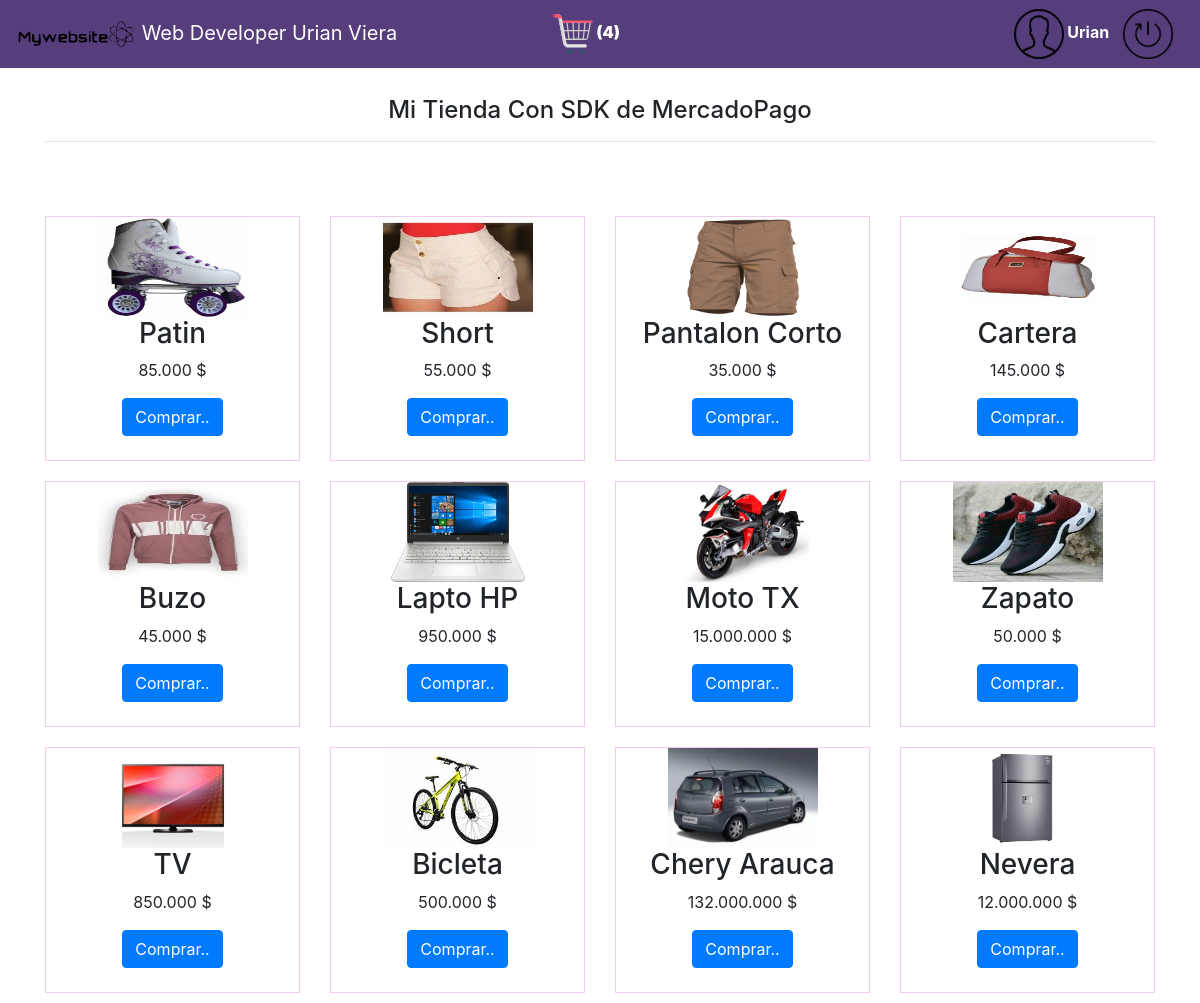
Page /index.php (signed in) on the committed database.
### tables this page shows
CREATE TABLE `productos` (
  `id` int(10) NOT NULL,
  `name` varchar(50) DEFAULT NULL,
  `precio` varchar(50) DEFAULT NULL,
  `imagen` varchar(100) DEFAULT NULL
);

### index.php (the view, shortened to what this page needs)
<?php
include('config.php');
?>
<!DOCTYPE html>
<html>
<head>
    <link rel="stylesheet" href="https://stackpath.bootstrapcdn.com/bootstrap/4.3.1/css/bootstrap.min.css">
</head>
<body>
<nav class="navbar navbar-expand-md navbar-dark bg-dark fixed-top" style="background-color: #563d7c !important;">
  <span class="navbar-brand">
      <img src="img/logo-mywebsite-urian-viera.svg" alt="Web Developer Urian Viera" width="120">
        Web Developer Urian Viera
  </span>
<table style="width: 70%;">
    <tr>
        <th style="text-align: center; width: 45%;">
            <strong id="resp" style="color: #fefefe;">
                <?php
                if (isset($_SESSION['user']) != "") {
                $cod_user =  $_SESSION['cod_user'];
                $Product = ("SELECT SUM( cantidad ) AS cantidaP FROM temporalproducts WHERE cod_user='".$cod_user."' ");
                $MisProducts = mysqli_query($con, $Product);
                $arrayProd = mysqli_fetch_array($MisProducts);
                echo "<a href='MisProduct.php' style='color:#fefefe;'><img src='img/a.svg' style='width: 40px;'> (". ($arrayProd['cantidaP'] + 0 ) .")</a>";
                  }else{
                    echo "<img src='img/a.svg' style='width: 40px;'> ( 0 )";
                } ?>
            </strong>
        </th>
        <th>
            <div style="float: right">
            <?php if (isset($_SESSION['user']) != "") { ?>
            <img src="img/user.png" alt="" style="width: 50px;">
            <span style="color: white"><?php  echo ucwords($_SESSION['user']); ?></span>
            <a href="salir.php" style="padding: 0px 10px;">
                <img src="img/exit.png" alt="" style="width: 50px;">
            </a>
            <?php } ?>
            </div>
        </th>
    </tr>
</table>
</nav>
<br><br>
<div class="container">
<br><br>
<h4 class="text-center">Mi Tienda Con SDK de MercadoPago</h4>
<hr>
<br><br>
<div class="row">
<?php
$ConsultarProduct = ("SELECT * FROM productos ORDER BY id DESC");
$jqueryProduct = mysqli_query($con, $ConsultarProduct);
?>
<?php
while ($Product = mysqli_fetch_array($jqueryProduct)) { ?>
 <div class="col-md-3">
    <div class="thumbnail" style="text-align: center;border: 1px solid #ece; margin: 10px 0px;">
      <img src="<?php echo $Product['imagen']; ?>" id="<?php echo $Product['id']; ?>" alt="..." style="width: 150px; height: 100px;">
      <div class="caption">
        <h3><?php echo $Product['name'];  ?></h3>
        <p>
            <?php echo number_format($Product['precio'], 0, ",", "."); ?> $</p>
        <button type="submit"  class="botoncompar btn btn-primary" id="<?php echo $Product['id']; ?>">Comprar..</button>
        <br><br>
      </div>
    </div>
  </div>
<?php } ?>
</div>
</body>
</html>

### rows in the picture
productos: imagen (picture), name "Patin", precio "85.000"
productos: imagen (picture), name "Short", precio "55.000"
productos: imagen (picture), name "Pantalon Corto", precio "35.000"
productos: imagen (picture), name "Cartera", precio "145.000"
productos: imagen (picture), name "Buzo", precio "45.000"
productos: imagen (picture), name "Lapto HP", precio "950.000"
productos: imagen (picture), name "Moto TX", precio "15.000.000"
productos: imagen (picture), name "Zapato", precio "50.000"
productos: imagen (picture), name "TV", precio "850.000"
productos: imagen (picture), name "Bicleta", precio "500.000"
productos: imagen (picture), name "Chery Arauca", precio "132.000.000"
productos: imagen (picture), name "Nevera", precio "12.000.000"

### other values in the picture
$arrayProd['cantidaP'] + 0 "4"
$_SESSION['user'] "Urian"
